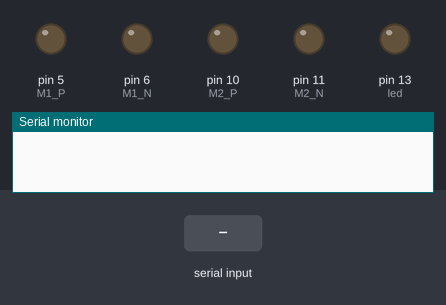
Recording of a sketch running on a simulated Arduino Uno, built with avr-gcc and run on an emulated ATmega328P. Parts: output pins drawn as LEDs (lit = HIGH), the last lines printed to the serial monitor. Inputs (shaded band) come from the test bench.

Above: at 4.9 s.
5.0 s: "A" received over Serial
At 6.2 s:
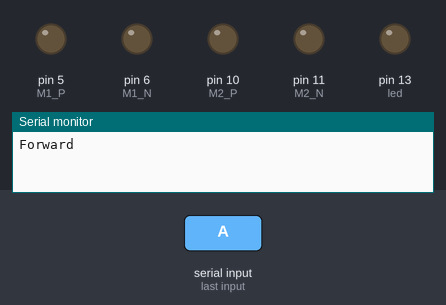
6.5 s: "B" received over Serial
At 7.5 s:
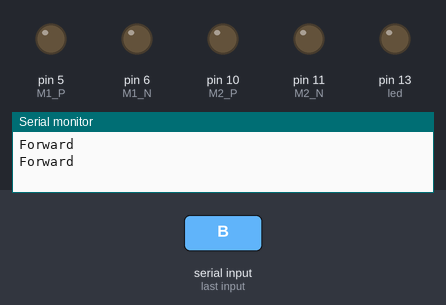
8.0 s: "C" received over Serial
At 8.7 s:
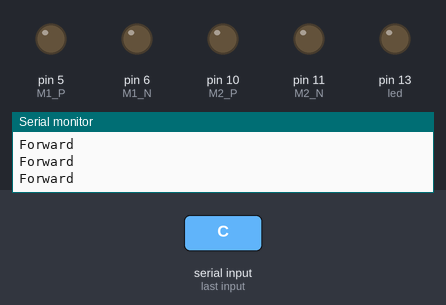
9.5 s: "D" received over Serial
At 9.8 s:
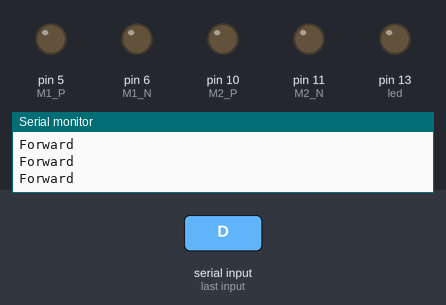
Timing chart, 0 to 12.0 s (numbered marks = the images above; inputs shaded):
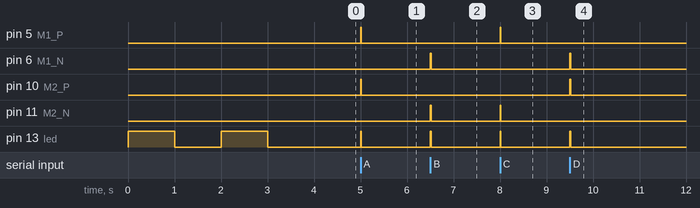

The sketch:

sermot.ino
```cpp
int M1_P = 5;
int M1_N = 6;
int M2_P = 10;
int M2_N = 11;
int led = 13;
int spd = 255;
int Trig1 = 7;
int echo1 = 8;
int Trig2 = 12;
int echo2 = 4;
int del = 20;
unsigned long echo = 0;
unsigned long dist = 0;
unsigned long distance = 0;
void setup() {
  Serial.begin(9600);
  pinMode(M1_P,OUTPUT);
  pinMode(M1_N,OUTPUT);
  pinMode(M2_P,OUTPUT);
  pinMode(M2_N,OUTPUT);
  pinMode(Trig1,OUTPUT);
  pinMode(echo1,INPUT);
  pinMode(Trig2,OUTPUT);
  pinMode(echo2,INPUT);
  pinMode(led,OUTPUT);
}

unsigned long ping(int x, int y){
  digitalWrite(led,HIGH);
  digitalWrite(x,LOW);
  delayMicroseconds(5);
  digitalWrite(x,HIGH);
  delayMicroseconds(10);
  digitalWrite(x,LOW);
  echo = pulseIn(y,HIGH);
  dist = echo/58.138;
  Serial.println(dist);
  digitalWrite(led,LOW);
  return dist;
}

void mov_direction(int M1_P_spd,int M1_N_spd,int M2_P_spd,int M2_N_spd){
  analogWrite(M1_P,M1_P_spd);
  analogWrite(M1_N,M1_N_spd);
  analogWrite(M2_P,M2_P_spd);
  analogWrite(M2_N,M2_N_spd);
  digitalWrite(led,HIGH);
  Serial.println("Forward");
  delay(del);
  analogWrite(M1_P,0);
  analogWrite(M1_N,0);
  analogWrite(M2_P,0);
  analogWrite(M2_N,0);
  digitalWrite(led,LOW);
}
void loop() {
  for(int kl = 1; kl<3; kl++){
  digitalWrite(led,HIGH);
  delay(1000);
  digitalWrite(led,LOW);
  delay(1000);
  }
  while(1){
  int incomingByte;

  if(Serial.available() > 0) {
    incomingByte = Serial.read();
    switch(incomingByte){
      case 65:
      mov_direction(spd,0,spd,0);
      break;
      case 66:
      mov_direction(0,spd,0,spd);
      break;
      case 67:
      mov_direction(spd,0,0,spd);
      break;
      case 68:
      mov_direction(0,spd,spd,0);
      break;
      case 69:
      ping(Trig1,echo1);
      break;
      case 70:
      ping(Trig2,echo2);
      break;
  }
}
  }
}
```

Measured:
- after the input at 5.0 s, pin 5 (M1_P), pin 10 (M2_P), pin 13 (led): LOW → HIGH at once, → LOW 0.02 s later
- after the input at 6.5 s, pin 6 (M1_N), pin 11 (M2_N), pin 13 (led): LOW → HIGH at once, → LOW 0.02 s later
- after the input at 8.0 s, pin 5 (M1_P), pin 11 (M2_N), pin 13 (led): LOW → HIGH at once, → LOW 0.02 s later
- after the input at 9.5 s, pin 6 (M1_N), pin 10 (M2_P), pin 13 (led): LOW → HIGH at once, → LOW 0.02 s later
- by itself, pin 13 (led): alternates HIGH for 1.0 s and LOW for 1.0 s, 4 changes in all, then stays LOW
